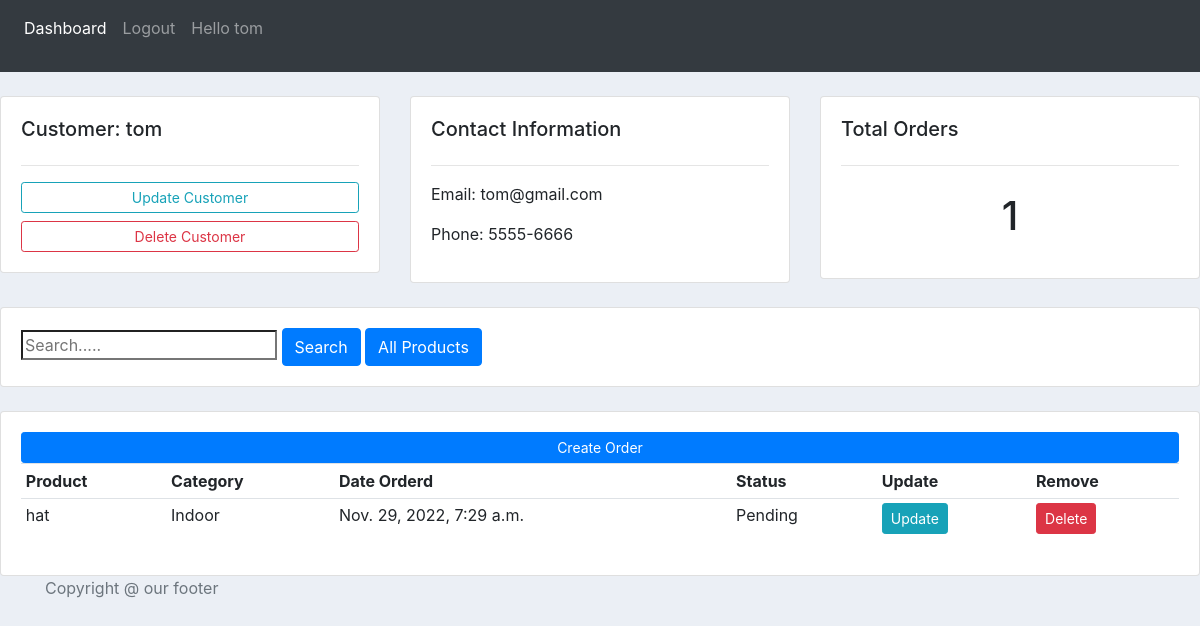
The page /customer/3/ (signed in) on the database its author committed.
### account/models.py (models this page shows, shortened)
class User(AbstractUser):
	name=models.CharField(max_length=200,null=True)
	email=models.EmailField(null=True,unique=True)
	phone=models.CharField(max_length=12,null=True)
	USERNAME_FIELD= 'username'
	REQUIRED_FIELDS=[]

class Customer(models.Model):
	user=models.OneToOneField(User,on_delete=models.CASCADE,null=True)
	name = models.CharField(max_length=200, null=True)
	phone = models.CharField(max_length=200, null=True)
	email = models.EmailField(unique=True,null=True)
	date_created = models.DateTimeField(auto_now_add=True, null=True, blank=True)

class Order(models.Model):
	STATUS = (
			('Pending', 'Pending'),
			('Out for delivery', 'Out for delivery'),
			('Delivered', 'Delivered'),
			)
	customer = models.ForeignKey(Customer, on_delete= models.SET_NULL, null=True)
	product = models.ForeignKey(Product, on_delete=models.SET_NULL, null=True )
	date_created = models.DateTimeField(auto_now_add=True, null=True, blank=True)
	status = models.CharField(max_length=200, null=True, choices=STATUS)

class Product(models.Model):
	CATEGORY = (
			('Indoor', 'Indoor'),
			('Out Door', 'Out Door'),
			)
	name = models.CharField(max_length=200, null=True)
	price = models.FloatField(null=True)
	category = models.CharField(max_length=200, null=True, choices=CATEGORY)
	date_created = models.DateTimeField(auto_now_add=True, null=True, blank=True)
	def __str__(self):
		return self.name

### account/views.py (the view)
# urls.py: path('customer/<str:pk>/',views.customer,name='customer'),
def customer(request,pk):
 search=request.GET.get('search_bar') if request.GET.get('search_bar')!= None else ''
 customer=Customer.objects.get(id=pk)
 order2=customer.order_set.all()
 order=customer.order_set.filter(
	Q(product__name__icontains=search)|
  Q(status__icontains=search)
 )
 total_orders=order2.count()
 context={'customer':customer,'orders':order,'total_orders':total_orders,'orders2':order2}
 return render (request,'account/customer.html',context)

### account/templates/account/customer.html
{% extends 'main.html' %}
{% block content %}
{% include 'navabar.html' %}
<br>
<div class="row">
	<div class="col-md">
		<div class="card card-body">
			<h5>Customer: {{customer.name}}</h5>
			<hr>
			<a class="btn btn-outline-info  btn-sm btn-block" href="{% url 'update_customer' customer.id %}">Update Customer</a>
			<a class="btn btn-outline-danger  btn-sm btn-block" href="{% url 'delete_customer' customer.id %}">Delete Customer</a>
		</div>
	</div>
	<div class="col-md">
		<div class="card card-body">
			<h5>Contact Information</h5>
			<hr>
			<p>Email:  {{customer.email}}</p>
			<p>Phone:  {{customer.phone}}</p>
		</div>
	</div>
	<div class="col-md">
		<div class="card card-body">
			<h5>Total Orders</h5>
			<hr>
			<h1 style="text-align: center;padding: 10px">{{total_orders}}</h1>
		</div>
	</div>
</div>
<br>
<div class="row">
	<div class="col">
		<div class="card card-body">
			<form method="get">
         <input type="search" placeholder="Search....." name="search_bar"   />
		    <button class="btn btn-primary" type="submit">Search</button>
				<a class="btn btn-primary" href="{% url 'customer' customer.id  %}">All Products</a>
		  </form>
		</div>
	</div>
</div>
<br>
<div class="row">
	<div class="col-md">
		<div class="card card-body">
			<a class="btn btn-primary  btn-sm btn-block" href="{% url 'create_order' customer.id %}">Create Order</a>
			<table class="table table-sm">
				<tr>
					<th>Product</th>
					<th>Category</th>
					<th>Date Orderd</th>
					<th>Status</th>
					<th>Update</th>
					<th>Remove</th>
				</tr>
				{% for order in orders %}
					<tr>
						<td>{{order.product}}</td>
						<td>{{order.product.category}}</td>
						<td>{{order.date_created}}</td>
						<td>{{order.status}}</td>
						<td><a class="btn btn-sm btn-info" href="{% url 'update_order' order.id %}">Update</a></td>
						<td><a class="btn btn-sm btn-danger" href="{% url 'delete_order' order.id %}">Delete</a></td>
					</tr>
				{% endfor %}
			</table>
		</div>
	</div>
</div>
{% endblock content %}

### templates/navabar.html (shortened to what this page needs)
<nav class="navbar navbar-expand-lg navbar-dark bg-dark">
  <div class="collapse navbar-collapse" id="navbarSupportedContent">
    <ul class="navbar-nav mr-auto">
      <li class="nav-item active">
        <a class="nav-link" href="{% url 'dashboard' %}">Dashboard</a>
      </li>
      {% if request.user.is_authenticated%}
      <a class="nav-link" href="{% url 'logout_page'%}">Logout</a>
      <p class="nav-link">Hello {{request.user.username}}</p>
      {% else %}
      <a class="nav-link" href="{% url 'login'%}">Login</a>
      {% endif %}
    </ul>
  </div>
</nav>

### static/css/main.css (style rules this page uses)
body { background-color: #ebeff5; }

### rows shown on the page
User: user.username "tom"
Customer: name "tom", email "tom@gmail.com", phone "5555-6666"
Order: product "hat", product.category "Indoor", date_created "Nov. 29, 2022, 7:29 a.m.", status "Pending"

### other values the page prints
{{ total_orders }} "1"
